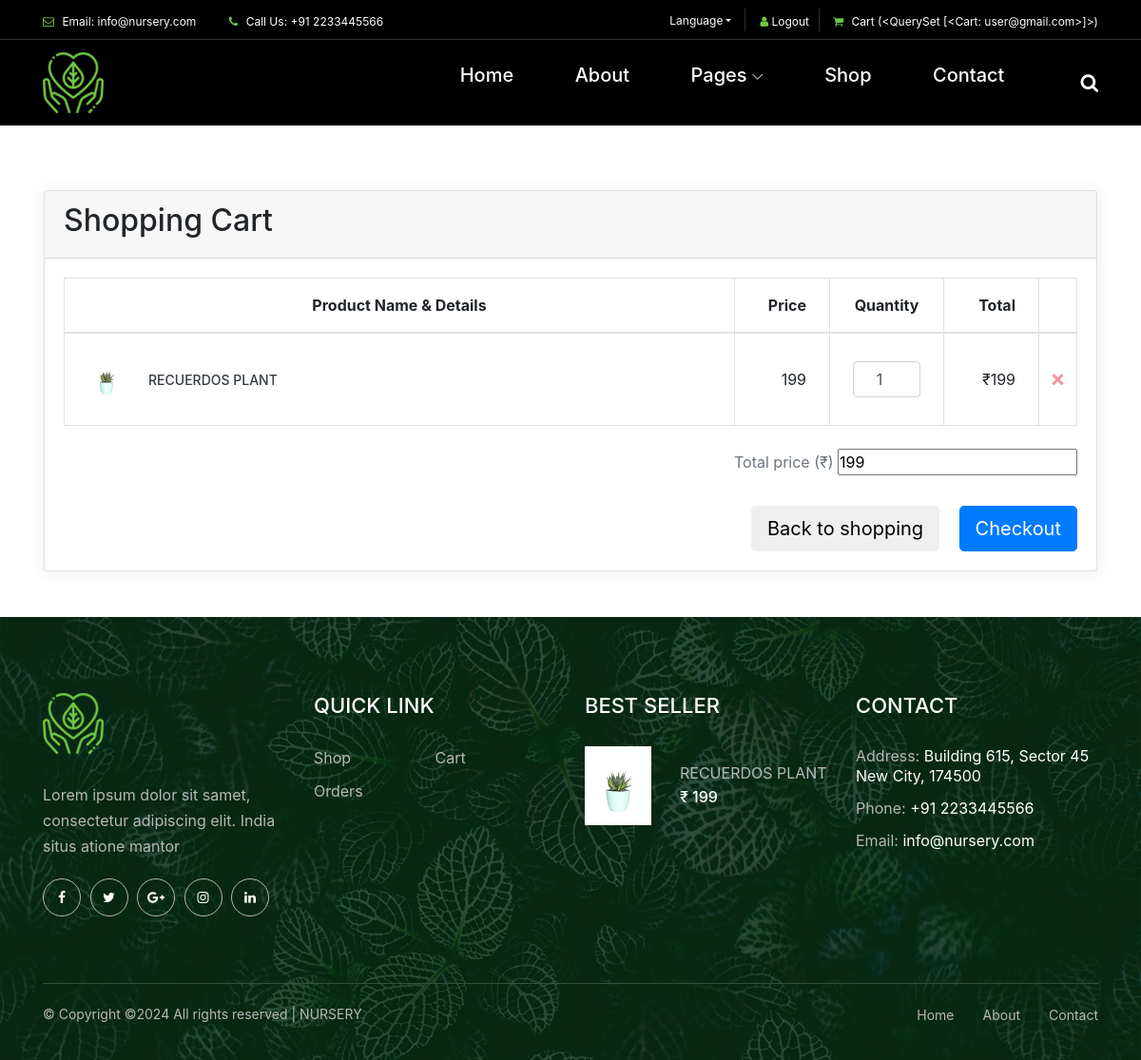
Page /cart (signed in) on the committed database.
### backend/models.py (models this page shows, shortened)
class Company(models.Model):
    class Meta:
        db_table = "company"
        verbose_name = 'Company'
        verbose_name_plural = 'Companies'
    name = models.CharField(max_length=255)
    description = models.TextField(null=True,blank=True)
    email = models.CharField(max_length = 255)
    phone_number = models.CharField(max_length = 14)
    logo = models.ImageField(upload_to='logo/',null=True,blank=True)
    favicon = models.ImageField(upload_to='favicon/',null=True,blank=True)
    address = models.CharField(max_length = 255,null=True,blank=True)
    currency_symbol = models.TextField(blank=True,default="₹")

class Cart(models.Model):
    class Meta:
        db_table = "cart"
        verbose_name = 'Cart'
        verbose_name_plural = 'Carts'
    product = models.ForeignKey(Products,on_delete=models.CASCADE)
    quantity = models.CharField(max_length = 255,default=1,blank=True)
    total = models.CharField(max_length = 255,null=True,blank=True)
    user = models.ForeignKey(Users,on_delete=models.CASCADE)
    def __str__(self):
        return self.user.email

class Users(AbstractUser):
    username = None  # Remove the username field
    email = models.EmailField(unique=True)
    first_name = models.CharField(max_length=30)
    last_name = models.CharField(max_length=30,null=True,blank=True)
    date_of_birth = models.DateField(null=True, blank=True)
    USERNAME_FIELD = 'email'
    REQUIRED_FIELDS = ['first_name']  # Add any other required fields
    objects = CustomUserManager()

class Images(models.Model):
    class Meta:
        db_table = 'images'
        managed = True
        verbose_name = 'Image'
        verbose_name_plural = 'Images'
    image = models.ImageField(upload_to='images/')
    product = models.ForeignKey(Products,on_delete=models.CASCADE)

class Products(models.Model):
    class Meta:
        db_table = 'products'
        managed = True
        verbose_name = 'Product'
        verbose_name_plural = 'Products'
    name = models.CharField(max_length=255)
    category = models.ForeignKey(ProductCategory,on_delete=models.PROTECT,null=True,blank=True)
    cost_price = models.CharField(max_length=255)
    selling_price = models.CharField(max_length=255)
    rating = models.CharField(max_length=255,null=True,blank=True)
    short_description = models.CharField(max_length=255)
    description = models.TextField()
    tags = models.CharField(max_length = 255,null=True,blank=True)
    is_published = models.BooleanField(default=True,null=True,blank=True)
    is_new_arrival = models.BooleanField(default=True,null=True,blank=True)
    is_best_selling = models.BooleanField(default=True,null=True,blank=True)

### backend/views.py (the view)
# urls.py: path('cart',bViews.ViewCart,name="cart"),
def ViewCart(request):
    if is_loggin(request):
        addresses = UserAddress.objects.filter(user = request.user.id)
        cart_items = Cart.objects.filter(user = request.user.id)
        total = 0
        for item in cart_items:
            total = total + (int(item.quantity) * int(item.product.selling_price.replace('₹','')))
        return render(request,"all/cart.html",{"cart_items":cart_items,"total":total,"addresses":addresses})
    return redirect('login')

### backend/templates/all/cart.html (shortened to what this page needs)
{% extends "masters/index_master.html" %}
{% block body %}
<form action="{%url 'place-order'%}" method="post" class="cart-form">
<div class="container px-3 my-5 clearfix">
    <div class="card">
        <div class="card-header">
            <h2>Shopping Cart</h2>
        </div>
        <div class="card-body">
          {% if cart_items %}
            <div class="table-responsive">
              <table class="table table-bordered m-0">
                <thead>
                  <tr>
                    <th class="text-center py-3 px-4" style="min-width: 400px;">Product Name &amp; Details</th>
                    <th class="text-right py-3 px-4" style="width: 100px;">Price</th>
                    <th class="text-center py-3 px-4" style="width: 120px;">Quantity</th>
                    <th class="text-right py-3 px-4" style="width: 100px;">Total</th>
                    <th class="text-center align-middle py-3 px-0" style="width: 40px;"><a href="#" class="shop-tooltip float-none text-light" title="" data-original-title="Clear cart"></a></th>
                  </tr>
                </thead>
                <tbody>
                {% for cart in cart_items %}
                  <tr>
                    <td class="p-4">
                      <div class="media align-items-center">
                        {% for image in first_images  %}
                        {% if image.product.id == cart.product.id %}
                            <img src="/media/{{image.image}}" class="d-block ui-w-40 ui-bordered mr-4" alt="">
                        {%endif%}
                        {%endfor%}
                        <div class="media-body">
                          <a href="{%url 'product-details' product_id=cart.product.id%}" class="d-block text-dark">{{cart.product.name}}</a>
                        </div>
                      </div>
                    </td>
                    <td class="text-right font-weight-semibold align-middle p-4">{{cart.product.selling_price}}</td>
                    <td class="align-middle p-4"><input type="number" class="form-control text-center" value="{{cart.quantity}}" id="id_cart_quantity_{{cart.id}}"></td>
                    <td class="text-right font-weight-semibold align-middle p-4" id="id_total_{{cart.id}}"></td>
                    <td class="text-center align-middle px-0">
                      <form action="{%url 'remove-from-cart'%}" method="post">
                        <button class="shop-tooltip close float-none text-danger" type="submit" style="border: none;background-color: transparent;" title="" data-original-title="Remove">×</button>
                      </form>
                    </td>
                  </tr>
                  {% endfor %}
                </tbody>
              </table>
            </div>
            <div class="d-flex flex-wrap justify-content-between align-items-center pb-4">
              <div class="d-flex">
                <div class="text-right mt-4">
                  <label class="text-muted font-weight-normal m-0">Total price (₹)</label>
                  <input type="text" class="text-large" name="total_price" value="{{total}}" readonly>
                </div>
              </div>
            </div>
            <div class="float-right">
              <button type="button" class="btn btn-lg btn-default md-btn-flat mt-2 mr-3">Back to shopping</button>
              <a href="{% url 'checkout'%}" class="btn btn-lg btn-primary mt-2 checkout-button" >Checkout</a>
            </div>
          </div>
          {%else%}
          <h2 class="heading">Cart is empty</h2>
          {% endif %}
      </div>
  </div>
</form>
{% endblock body %}

### frontend/templates/header/header.html (shortened to what this page needs)
<header class="header-area">
        <div class="top-header-area">
            <div class="container">
                <div class="row">
                    <div class="col-12">
                        <div class="top-header-content d-flex align-items-center justify-content-between">
                            <div class="top-header-meta">
                                <a href="mailto:{{company.email}}" data-toggle="tooltip" data-placement="bottom" title="{{company.email}}"><i class="fa fa-envelope-o" aria-hidden="true"></i> <span>Email: {{company.email}}</span></a>
                                <a href="#" data-toggle="tooltip" data-placement="bottom" title="+91 {{company.phone_number}}"><i class="fa fa-phone" aria-hidden="true"></i> <span>Call Us: +91 {{company.phone_number}}</span></a>
                            </div>
                            <div class="top-header-meta d-flex">
                                <div class="language-dropdown">
                                    <div class="dropdown">
                                        <button class="btn btn-secondary dropdown-toggle mr-30" type="button" id="dropdownMenuButton" data-toggle="dropdown" aria-haspopup="true" aria-expanded="false">Language</button>
                                    </div>
                                </div>
                                <div class="login">
                                {% if user.is_authenticated %}
                                <form action="{% url 'logout'%}" method="post">
                                    <button style="background-color: transparent;border:none;display: inline-block;
                                    font-size: 12px;
                                    font-weight: 400;
                                    color: #ffffff;
                                    line-height: 1;
                                    margin-right: 25px;" type="submit"><i class="fa fa-user" aria-hidden="true" style="color:#70c745"></i> <span>Logout</span></button>
                                </form>
                                {%else%}
                                <a href="{% url 'login'%}"><i class="fa fa-user" aria-hidden="true"></i> <span>Login</span></a>
                                {% endif %}
                                </div>
                                <div class="cart">
                                    <a href="{%url 'cart'%}"><i class="fa fa-shopping-cart" aria-hidden="true"></i> <span>Cart <span class="cart-quantity">({{cart_items}})</span></span></a>
                                </div>
                            </div>
                        </div>
                    </div>
                </div>
            </div>
        </div>
        <div class="alazea-main-menu">
            <div class="classy-nav-container breakpoint-off">
                <div class="container">
                    <nav class="classy-navbar justify-content-between" id="alazeaNav">
                        <a href="{%url 'homepage'%}" class="nav-brand"><img src="/media/{{company.logo}}" alt=""></a>
                        <div class="classy-menu">
                            <div class="classynav">
                                <ul>
                                    <li><a href="{%url 'homepage'%}">Home</a></li>
                                    <li><a href="{% url 'about'%}">About</a></li>
                                    <li><a href="#">Pages</a>
                                    </li>
                                    <li><a href="{% url 'shop'%}">Shop</a></li>
                                    <li><a href="{% url 'contact-us'%}">Contact</a></li>
                                </ul>
                                <div id="searchIcon">
                                    <i class="fa fa-search" aria-hidden="true"></i>
                                </div>
                            </div>
                        </div>
                    </nav>
                </div>
            </div>
        </div>
    </header>

### frontend/templates/footer/footer.html
{%load static%}
<footer class="footer-area bg-img" style="background-image: url(img/bg-img/3.jpg);">
        <div class="main-footer-area">
            <div class="container">
                <div class="row">
                    <div class="col-12 col-sm-6 col-lg-3">
                        <div class="single-footer-widget">
                            <div class="footer-logo mb-30">
                                {% if company.logo%}
                                <a href="{% url 'homepage'%}"><img src="/media/{{company.logo}}" alt=""></a>
                                {% else %}
                                <a href="{% url 'homepage'%}"><img src="{% static 'img/core-img/logo.png'%}" alt=""></a>
                                {% endif %}
                            </div>
                            <p>Lorem ipsum dolor sit samet, consectetur adipiscing elit. India situs atione mantor</p>
                            <div class="social-info">
                                <a href="#"><i class="fa fa-facebook" aria-hidden="true"></i></a>
                                <a href="#"><i class="fa fa-twitter" aria-hidden="true"></i></a>
                                <a href="#"><i class="fa fa-google-plus" aria-hidden="true"></i></a>
                                <a href="#"><i class="fa fa-instagram" aria-hidden="true"></i></a>
                                <a href="#"><i class="fa fa-linkedin" aria-hidden="true"></i></a>
                            </div>
                        </div>
                    </div>
                    <div class="col-12 col-sm-6 col-lg-3">
                        <div class="single-footer-widget">
                            <div class="widget-title">
                                <h5>QUICK LINK</h5>
                            </div>
                            <nav class="widget-nav">
                                <ul>
                                    <li><a href="{% url 'shop'%}">Shop</a></li>
                                    <li><a href="{% url 'cart'%}">Cart</a></li>
                                    <li><a href="{% url 'orders'%}">Orders</a></li>
                                </ul>
                            </nav>
                        </div>
                    </div>
                    <div class="col-12 col-sm-6 col-lg-3">
                        <div class="single-footer-widget">
                            <div class="widget-title">
                                <h5>BEST SELLER</h5>
                            </div>
                            {% for product in best_seller_footer %}
                            <div class="single-best-seller-product d-flex align-items-center">
                                <div class="product-thumbnail">
                                    {% for image in first_images %}
                                      {% if image.product.id == product.id %}
                                      <a href="{% url 'product-details' product_id=product.id%}"><img src="/media/{{image.image}}" alt=""></a>
                                      {% endif %}
                                    {% endfor %}
                                </div>
                                <div class="product-info">
                                    <a href="{% url 'product-details' product_id=product.id %}">{{product.name}}</a>
                                    <p>{{company.currency_symbol}} {{product.selling_price}}</p>
                                </div>
                            </div>
                            {% endfor %}
                        </div>
                    </div>
                    <div class="col-12 col-sm-6 col-lg-3">
                        <div class="single-footer-widget">
                            <div class="widget-title">
                                <h5>CONTACT</h5>
                            </div>
                            <div class="contact-information">
                                <p><span>Address:</span> {{company.address}}</p>
                                <p><span>Phone:</span> +91 {{company.phone_number}}</p>
                                <p><span>Email:</span> {{company.email}}</p>
                            </div>
                        </div>
                    </div>
                </div>
            </div>
        </div>
        <div class="footer-bottom-area">
            <div class="container">
                <div class="row">
                    <div class="col-12">
                        <div class="border-line"></div>
                    </div>
                    <div class="col-12 col-md-6">
                        <div class="copywrite-text">
                            <p>&copy;
Copyright &copy;<script>document.write(new Date().getFullYear());</script> All rights reserved | {{company.name | upper}}</a>
</p>
                        </div>
                    </div>
                    <div class="col-12 col-md-6">
                        <div class="footer-nav">
                            <nav>
                                <ul>
                                    <li><a href="{% url 'homepage'%}">Home</a></li>
                                    <li><a href="{% url 'about'%}">About</a></li>
                                    <li><a href="{% url 'contact-us'%}">Contact</a></li>
                                </ul>
                            </nav>
                        </div>
                    </div>
                </div>
            </div>
        </div>
    </footer>

### rows in the picture
Company: email "info@nursery.com", phone_number "2233445566", logo (picture), currency_symbol "₹", address "Building 615, Sector 45 New City, 174500", name "NURSERY"
Cart: user.email "<QuerySet [<Cart: user@gmail.com>]>", product.name "RECUERDOS PLANT", product.selling_price "199", quantity "1"
Images: image (picture)
Products: name "RECUERDOS PLANT", selling_price "199"
